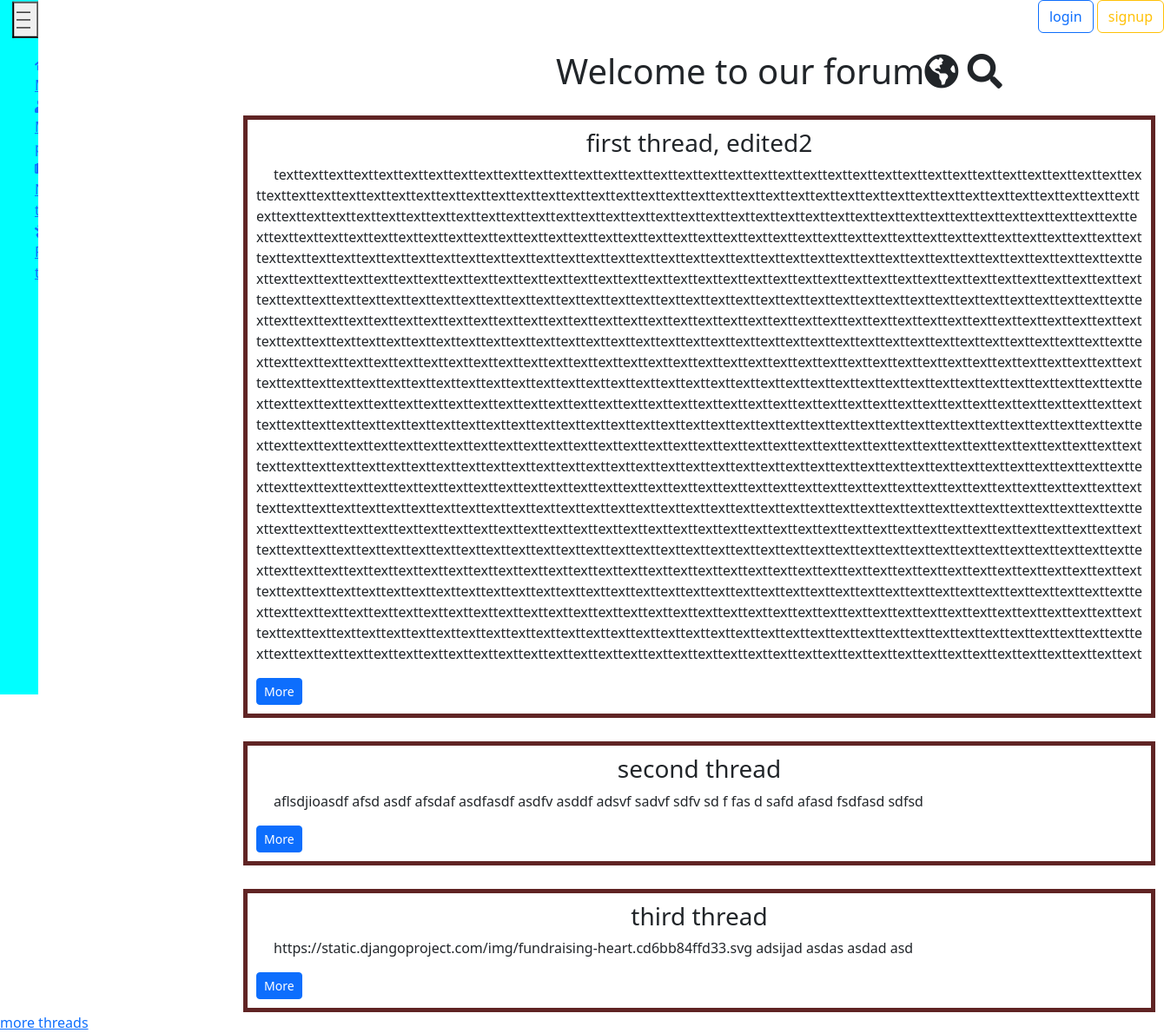
/, run on an earlier commit of the app's database.
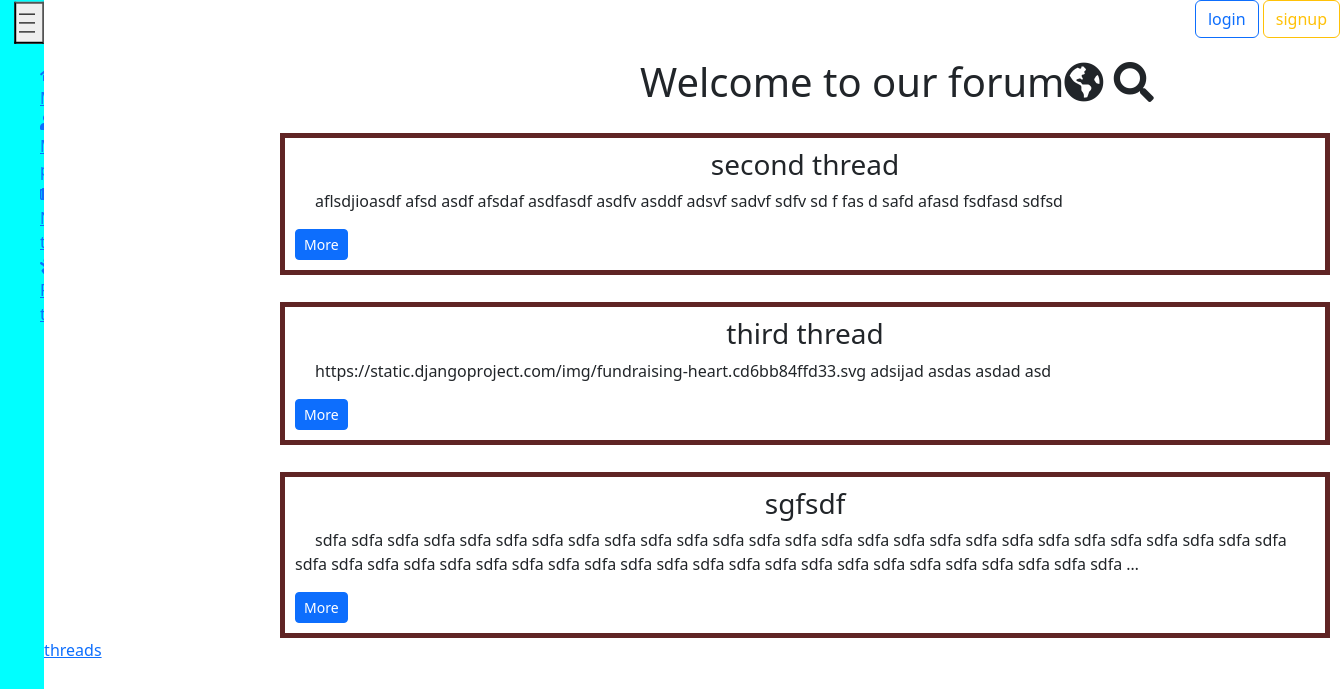
And on a later commit of the database.
### threads/models.py (models this page shows, shortened)
class Thread(models.Model):
    author = models.ForeignKey(CustomUser, on_delete=models.CASCADE)
    title = models.CharField('Title', max_length=250)
    time_create = models.DateTimeField('Time of publication',auto_now_add=True)
    time_update = models.DateTimeField('Time of update',auto_now=True)
    full_text = models.TextField('Full text')
    ratings = models.ManyToManyField(Rating, blank=True)
    class Meta:
        ordering = ['time_create', 'title']

### main/views.py (the view)
# urls.py: path('', views.ATW_Home.as_view(), name='main'),
class ATW_Home(ListView):
    model = Thread
    template_name = 'main/main.html'
    context_object_name = 'threads'

### main/templates/main/main.html (shortened to what this page needs)
{% extends 'main/layout.html' %}
{% block content %}
<div class="topbar">
    <h1>Welcome to our forum<i class="fas fa-globe-americas"></i> <i class="fas fa-search"></i></h1>
</div>
    {% for el in threads %}
        {% if forloop.counter <= 3 %}
            <div class="threads">
                <h3>{{ el.title }}</h3>
                <p>{{ el.full_text|truncatewords:50 }}</p>
                <a class="btn btn-primary btn-sm" href="{% url 'thread' thId=el.id %}">More</a>
            </div>
        {% endif %}
    {% endfor %}
    <a href="{%url 'threads' %}">more threads</a>
{% endblock %}

What changed in the data, as far as the page shows it:
removed Thread: title "first thread, edited2", full_text "texttexttexttexttexttexttexttexttexttexttexttexttexttexttexttexttexttexttexttexttexttexttexttexttexttexttexttexttexttexttexttexttexttexttexttexttexttexttexttexttexttexttexttexttexttexttexttexttexttexttexttexttexttexttexttexttexttexttexttexttexttexttexttexttexttexttexttexttexttexttexttexttexttexttexttexttexttexttexttexttexttexttexttexttexttexttexttexttexttexttexttexttexttexttexttexttexttexttexttexttexttexttexttexttexttexttexttexttexttexttexttexttexttexttexttexttexttexttexttexttexttexttexttexttexttexttexttexttexttexttexttexttexttexttexttexttexttexttexttexttexttexttexttexttexttexttexttexttexttexttexttexttexttexttexttexttexttexttexttexttexttexttexttexttexttexttexttexttexttexttexttexttexttexttext…"
added Thread: title "sgfsdf", full_text "sdfa sdfa sdfa sdfa sdfa sdfa sdfa sdfa sdfa sdfa sdfa sdfa sdfa sdfa sdfa sdfa sdfa sdfa sdfa sdfa sdfa sdfa sdfa sdfa sdfa sdfa sdfa sdfa sdfa sdfa sdfa sdfa sdfa sdfa sdfa sdfa sdfa sdfa sdfa sdfa sdfa sdfa sdfa sdfa sdfa sdfa sdfa sdfa sdfa sdfa …"
